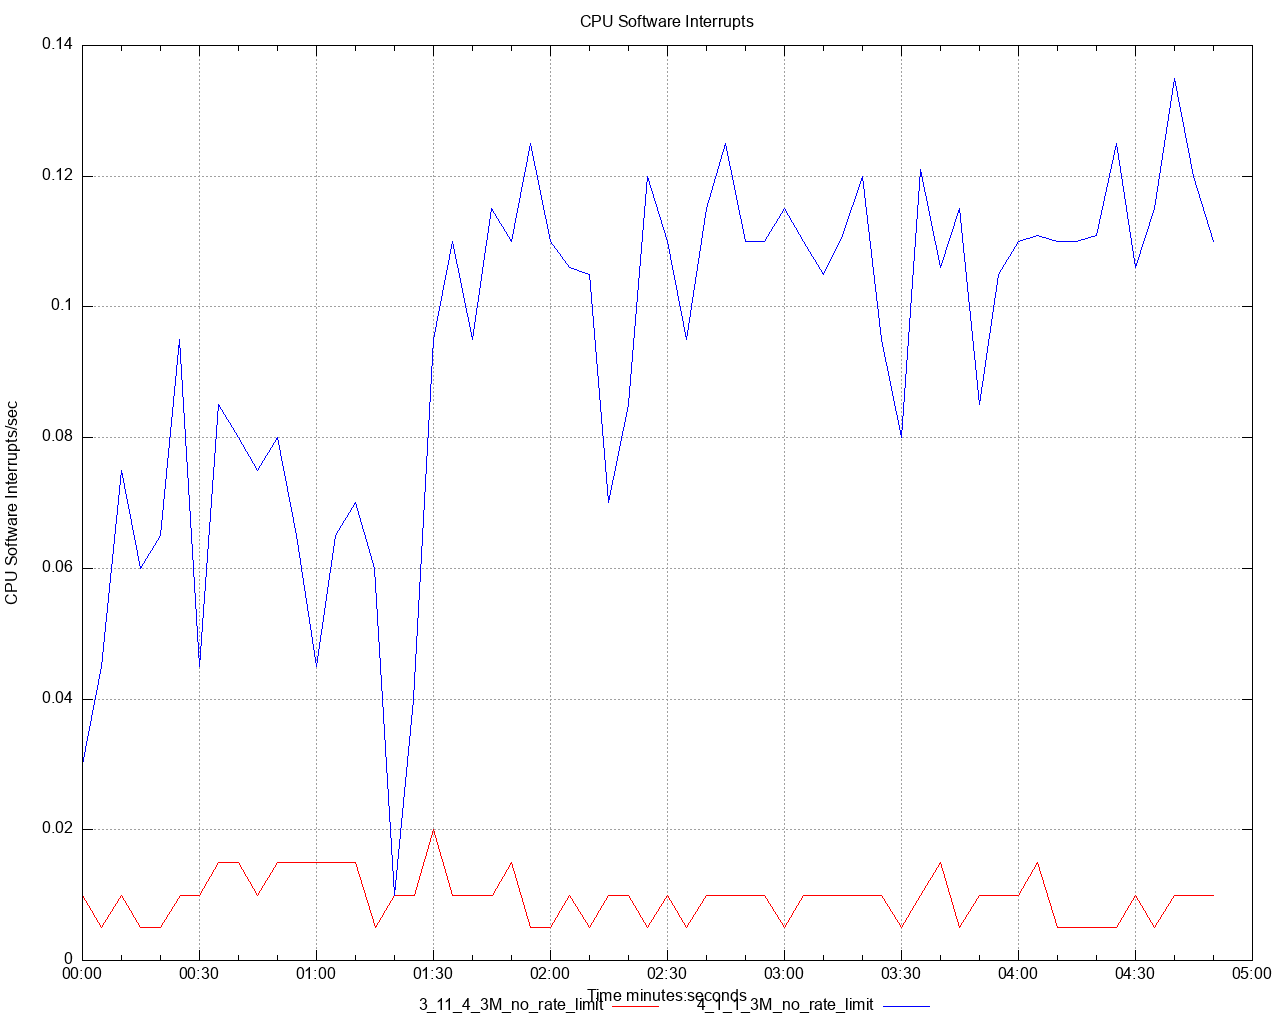

gnuplot code for this plot:
set title 'CPU Software Interrupts' noenhanced
set style data lines
set datafile separator ","
set terminal png size 1280,1024
set grid
set key below
set xdata time
set timefmt "%s"
offset = 0
t0(x)=(offset=($0==0) ? x : offset, x - offset)
set xlabel 'Time minutes:seconds'
set ylabel 'CPU Software Interrupts/sec'
set output '/Users/ahmet.mircik/simulator/tests/report_3M_no_rate_limit/dstat/cpu_software_interrupts_A2.png'
plot \
   '/Users/ahmet.mircik/simulator/tests/report_3M_no_rate_limit/data/cpu_software_interrupts_A2_1.data' using (t0(timecolumn(1))):2 title "3_11_4_3M_no_rate_limit" noenhanced lt rgb "red", \
   '/Users/ahmet.mircik/simulator/tests/report_3M_no_rate_limit/data/cpu_software_interrupts_A2_2.data' using (t0(timecolumn(1))):2 title "4_1_1_3M_no_rate_limit" noenhanced lt rgb "blue", \
